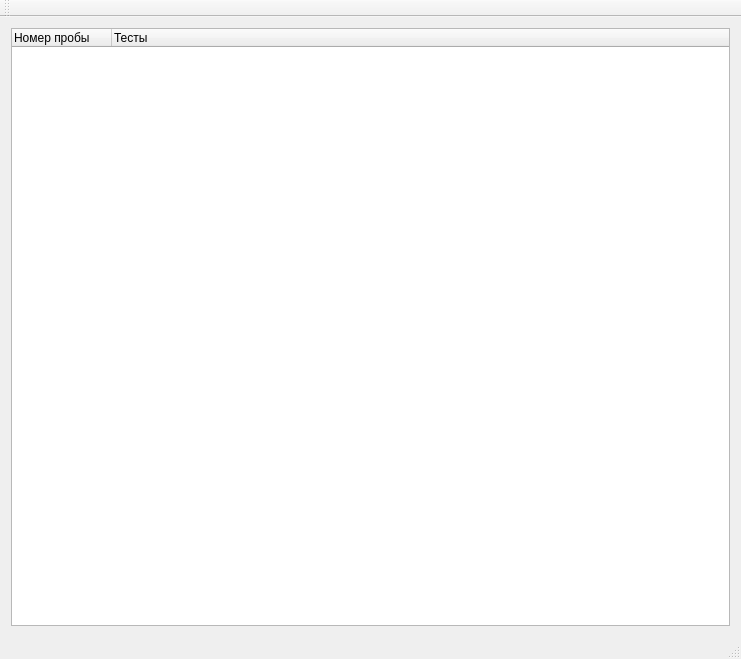
<?xml version="1.0" encoding="UTF-8"?>
<ui version="4.0">
 <class>MainWindow</class>
 <widget class="QMainWindow" name="MainWindow">
  <property name="geometry">
   <rect>
    <x>0</x>
    <y>0</y>
    <width>741</width>
    <height>659</height>
   </rect>
  </property>
  <property name="windowTitle">
   <string>MainWindow</string>
  </property>
  <widget class="QWidget" name="centralWidget">
   <layout class="QGridLayout" name="gridLayout">
    <item row="0" column="0">
     <widget class="QTreeWidget" name="treeWidget">
      <property name="headerHidden">
       <bool>false</bool>
      </property>
      <property name="columnCount">
       <number>2</number>
      </property>
      <column>
       <property name="text">
        <string>Номер пробы</string>
       </property>
      </column>
      <column>
       <property name="text">
        <string>Тесты</string>
       </property>
      </column>
     </widget>
    </item>
   </layout>
  </widget>
  <widget class="QMenuBar" name="menuBar">
   <property name="geometry">
    <rect>
     <x>0</x>
     <y>0</y>
     <width>741</width>
     <height>21</height>
    </rect>
   </property>
  </widget>
  <widget class="QToolBar" name="mainToolBar">
   <attribute name="toolBarArea">
    <enum>TopToolBarArea</enum>
   </attribute>
   <attribute name="toolBarBreak">
    <bool>false</bool>
   </attribute>
  </widget>
  <widget class="QStatusBar" name="statusBar"/>
 </widget>
 <layoutdefault spacing="6" margin="11"/>
 <resources/>
 <connections/>
</ui>
